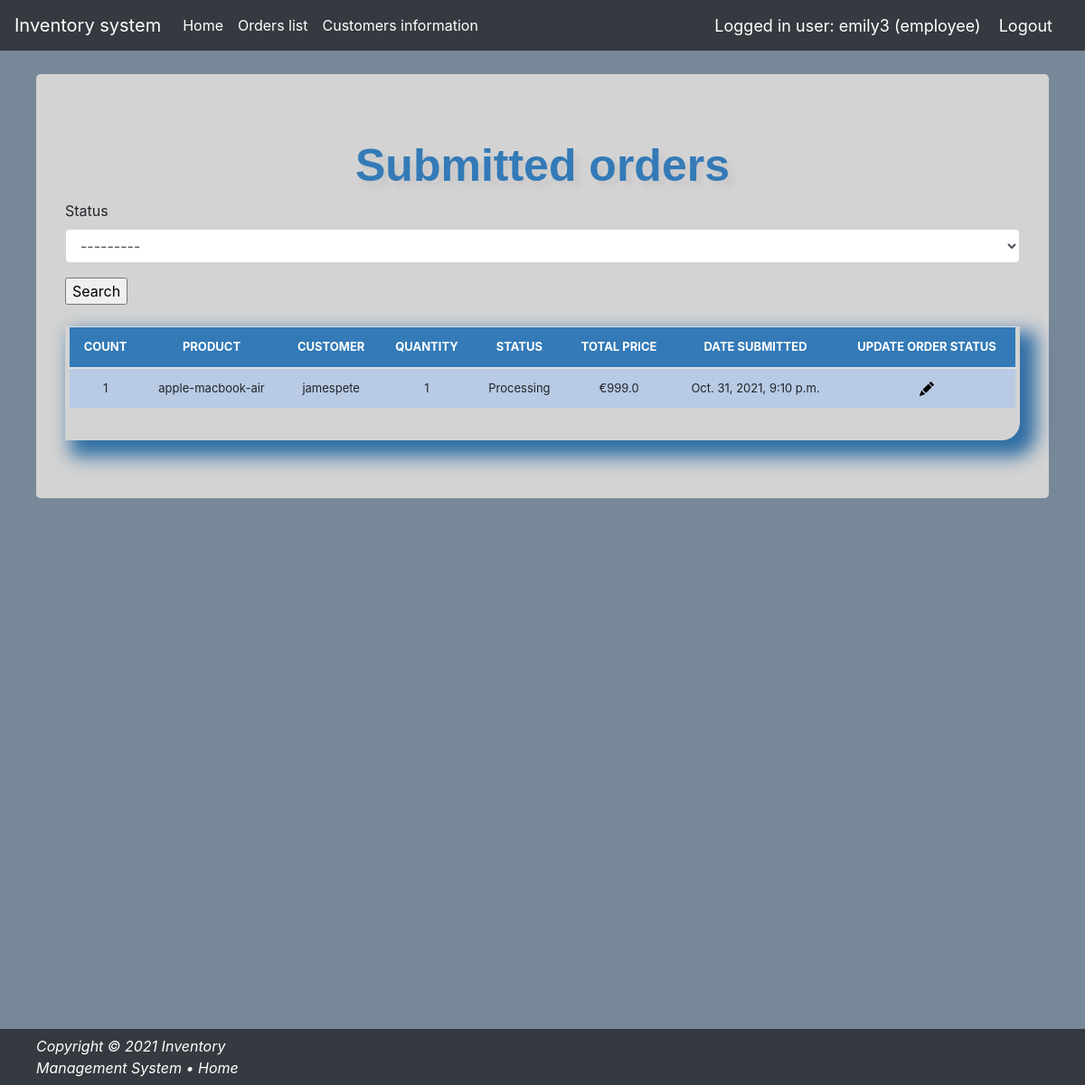
Screenshot of /employee/ (signed in) with the database file from the repository.
### orders/models.py (models this page shows, shortened)
class Order(models.Model):
    product = models.ForeignKey(Product, on_delete=models.SET_NULL, blank=True, null=True )
    user = models.ForeignKey(User, on_delete=models.SET_NULL, blank=True, null=True, related_name='%(class)s_groups')
    date = models.DateTimeField(default=datetime.datetime.today)
    status = models.CharField(max_length=50, null=True, blank=True, choices=STATUS)
    quantity = models.IntegerField(default='0', blank=False, null=True)
    price = models.FloatField(max_length=50, null=True)
    phone = models.CharField(max_length=10, null=True)
    address = models.CharField(max_length=100, null=True)

### products/models.py (models this page shows, shortened)
class Product(models.Model):
    category = models.CharField(max_length=50, blank=False, choices=category_choice)
    prod_name = models.CharField(max_length=50, blank=False, null=True)
    quantity = models.IntegerField(default='0', blank=False, null=True)
    availability = models.BooleanField(default=False)
    last_updated = models.DateTimeField(auto_now_add=False, auto_now=True)
    price = models.IntegerField(default=0, blank=False)
    def __str__(self):
        return self.prod_name

### invmanagement/authentications.py (the view)
		def wrapper_func(request, *args, **kwargs):
			group = None
			if request.user.groups.exists():
				group = request.user.groups.all()[0].name
			if group in allowed_roles:
				return view_func(request, *args, **kwargs)
			else:
				return HttpResponse('You are not authorized to view this page')

### orders/forms.py
class OrderSearchForm(forms.ModelForm):
    class Meta:
        model = Order
        fields = ['status']

### invmanagement/authentications.py (called while the page is built)
def allowed_users(allowed_roles=[]):
	def decorator(view_func):
		def wrapper_func(request, *args, **kwargs):
			group = None
			if request.user.groups.exists():
				group = request.user.groups.all()[0].name
			if group in allowed_roles:
				return view_func(request, *args, **kwargs)
			else:
				return HttpResponse('You are not authorized to view this page')
		return wrapper_func
	return decorator

### orders/templatetags/cart.py (called while the page is built)
@register.filter(name='currency')
def currency(price):
    return "€" + str(price)

@register.filter(name="multiply")
def multiply(n1, n2):
    return n1 * n2

### orders/views.py (called while the page is built, shortened)
@login_required(login_url='login')
@allowed_users(allowed_roles=['admin', 'employee'])
def orders(request):
    header = 'Submitted orders'
    form = OrderSearchForm(request.POST or None)
    queryset = Order.objects.filter(user__groups__name='customer',
                                    )
    context = {
        "form": form,
        "header": header,
        "queryset": queryset,
    }
    return render(request, "orders/list_orders.html", context)

### templates/orders/list_orders.html (shortened to what this page needs)
{% load static %}
{% load crispy_forms_tags %}
{% load cart %}
<!doctype html>
<html lang="en">
<head>
    <link href="{% static '/css/stylesheet.css' %}" rel="stylesheet">
    <link href="{% static '/css/bootstrap.min.css' %}" rel="stylesheet">
    <link href="{% static 'css/navbar-top-fixed.css' %}" rel="stylesheet">
</head>
<body id="bg" style="background-color: lightslategrey;">
{% include 'navbar.html' %}
<main role="main" class="flex-column" style="margin-right: 40px; margin-left: 40px; margin-top: 10px">
    <div class="jumbotron" style="background-color: lightgrey">
        <div class="header">{{ header }}</div>
        <form method='POST' action=''>{% csrf_token %}
            {{ form|crispy }}
            <input type="submit" value='Search'/>
        </form>
        <br>
        <div class="display_table">
            <table class='table'>
                <thead>
                <tr>
                    <th>COUNT</th>
                    <th>PRODUCT</th>
                    <th>CUSTOMER</th>
                    <th>QUANTITY</th>
                    <th>STATUS</th>
                    <th>TOTAL PRICE</th>
                    <th>DATE SUBMITTED</th>
                    <th>UPDATE ORDER STATUS</th>
                </tr>
                </thead>
                {% for instance in queryset %}
                    <tr>
                        <td>{{ forloop.counter }}</td>
                        <td>{{ instance.product }}</td>
                        <td>{{ instance.user }}</td>
                        <td>{{ instance.quantity }}</td>
                        <td>{{ instance.status }}</td>
                        <td>{{ instance.quantity|multiply:instance.price|currency }}</td>
                        <td>{{ instance.date }}</td>
                        <td><a href="{% url 'update_order' instance.id %}"><img
        src="{% static 'img/pencil-fill.svg' %}"></a></td>
                    </tr>
                {% endfor %}
            </table>
        </div>
    </div>
</main>
{% include "footer.html" %}
</body>
</html>

### templates/navbar.html (shortened to what this page needs)
{% load static %}
<nav class="navbar navbar-expand-md navbar-dark fixed-top bg-dark">
    <a class="navbar-brand" href="/">Inventory system</a>
    <div class="collapse navbar-collapse" id="navbarCollapse">
        <ul class="navbar-nav mr-auto">
            {% if request.user.groups.all.0.name != "customer" %}
                <li class="nav-item active">
                    <a class="nav-link" href="/">Home <span class="sr-only">(current)</span></a>
                </li>
            {% endif %}
            {% if request.user.groups.all.0.name == "employee" %}
                <li class="nav-item active">
                    <a class="nav-link" href="/employee">Orders list</a>
                </li>
                <li class="nav-item active">
                    <a class="nav-link" href="/employee/customers">Customers information</a>
                </li>
            {% endif %}
        </ul>
        <span class="hello-msg">Logged in user: {{ request.user }} ({{ request.user.groups.all.0.name }})</span>
        <span><a class="hello-msg" href="{% url 'logout' %}">Logout</a></span>
    </div>
</nav>

### static/css/stylesheet.css (style rules this page uses)
body { background-color: #34eb6b; min-height: 100vh; }
.table { font-size: 13px; text-align: center; width: 95%; margin: auto; }
.table tr:nth-child(odd) { background: #B8CAE4 }
th { background-color: #337ab7; color: white; }
.display_table { border-bottom-right-radius: 20px; padding-left: 5px; padding-right: 5px; padding-bottom: 20px; box-shadow: 12px 12px 20px 6px #2e6da4; }
.header { font-family: helvetica; color: #337ab7; font-size: 50px; text-align: center; width: 100%; text-shadow: 6px 6px 6px #c9c6c6; display: block; font-weight: bolder; }
.bg-dark { background-repeat: no-repeat; background-size: cover; }

### static/css/navbar-top-fixed.css (style rules this page uses)
body { min-height: 75rem; padding-top: 4.5rem; }

### templates/navbar.html (style rules this page uses)
.hello-msg { font-size: 18px; color: #fff; margin-right: 20px; }

### rows the page displays
Order: product "apple-macbook-air", user "jamespete", quantity "1", status "Processing", quantity|multiply "€999.0", date "Oct. 31, 2021, 9:10 p.m."

### other values shown
{{ request.user }} "emily3"
{{ request.user.groups.all.0.name }} "employee"
{{ header }} "Submitted orders"
